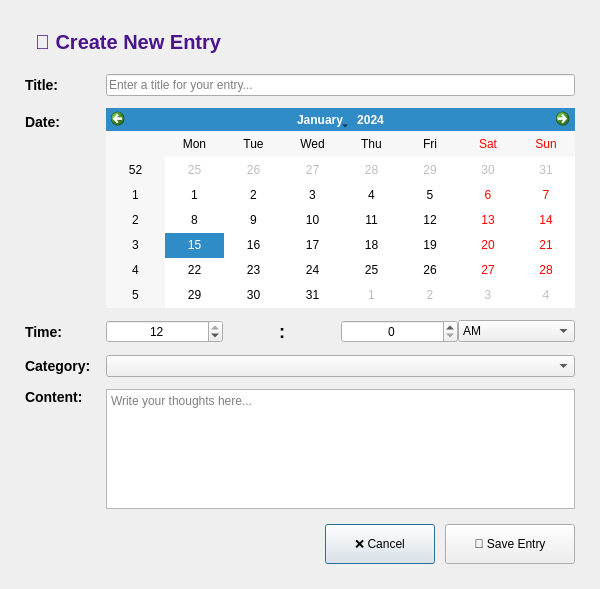
<?xml version="1.0" encoding="UTF-8"?>
<ui version="4.0">
	<class>AddEntryDialog</class>
	<widget class="QDialog" name="AddEntryDialog">
		<property name="geometry">
			<rect>
				<x>0</x>
				<y>0</y>
				<width>600</width>
				<height>550</height>
			</rect>
		</property>
		<property name="windowTitle">
			<string>✨ Add Diary Entry</string>
		</property>
		<layout class="QVBoxLayout" name="verticalLayout">
			<property name="spacing">
				<number>15</number>
			</property>
			<property name="leftMargin">
				<number>25</number>
			</property>
			<property name="topMargin">
				<number>25</number>
			</property>
			<property name="rightMargin">
				<number>25</number>
			</property>
			<property name="bottomMargin">
				<number>25</number>
			</property>

			<item>
				<widget class="QLabel" name="lblDialogTitle">
					<property name="text">
						<string>📝 Create New Entry</string>
					</property>
					<property name="styleSheet">
						<string notr="true">font-size:20px; font-weight:bold; color:#4A148C; padding:5px;</string>
					</property>
				</widget>
			</item>

			<item>
				<layout class="QFormLayout" name="formLayout">
					<property name="horizontalSpacing">
						<number>15</number>
					</property>
					<property name="verticalSpacing">
						<number>12</number>
					</property>

					<item row="0" column="0">
						<widget class="QLabel" name="labelTitle">
							<property name="text">
								<string>Title:</string>
							</property>
							<property name="styleSheet">
								<string notr="true">font-weight:600; font-size:14px;</string>
							</property>
						</widget>
					</item>
					<item row="0" column="1">
						<widget class="QLineEdit" name="txtTitle">
							<property name="placeholderText">
								<string>Enter a title for your entry...</string>
							</property>
							<property name="minimumHeight">
								<number>40</number>
							</property>
						</widget>
					</item>

					<item row="1" column="0">
						<widget class="QLabel" name="labelDate">
							<property name="text">
								<string>Date:</string>
							</property>
							<property name="styleSheet">
								<string notr="true">font-weight:600; font-size:14px;</string>
							</property>
						</widget>
					</item>
					<item row="1" column="1">
						<widget class="QCalendarWidget" name="calendar">
							<property name="minimumSize">
								<size>
									<width>0</width>
									<height>200</height>
								</size>
							</property>
						</widget>
					</item>

					<item row="2" column="0">
						<widget class="QLabel" name="labelTime">
							<property name="text">
								<string>Time:</string>
							</property>
							<property name="styleSheet">
								<string notr="true">font-weight:600; font-size:14px;</string>
							</property>
						</widget>
					</item>
					<item row="2" column="1">
						<layout class="QHBoxLayout" name="timeLayout">
							<item>
								<widget class="QSpinBox" name="spinHour">
									<property name="minimumHeight">
										<number>35</number>
									</property>
									<property name="minimum">
										<number>1</number>
									</property>
									<property name="maximum">
										<number>12</number>
									</property>
									<property name="value">
										<number>12</number>
									</property>
									<property name="alignment">
										<set>Qt::AlignCenter</set>
									</property>
								</widget>
							</item>
							<item>
								<widget class="QLabel" name="lblColon">
									<property name="text">
										<string>:</string>
									</property>
									<property name="alignment">
										<set>Qt::AlignCenter</set>
									</property>
									<property name="styleSheet">
										<string notr="true">font-size:18px; font-weight:bold;</string>
									</property>
								</widget>
							</item>
							<item>
								<widget class="QSpinBox" name="spinMinute">
									<property name="minimumHeight">
										<number>35</number>
									</property>
									<property name="minimum">
										<number>0</number>
									</property>
									<property name="maximum">
										<number>59</number>
									</property>
									<property name="value">
										<number>0</number>
									</property>
									<property name="alignment">
										<set>Qt::AlignCenter</set>
									</property>
								</widget>
							</item>
							<item>
								<widget class="QComboBox" name="cmbAMPM">
									<property name="minimumHeight">
										<number>35</number>
									</property>
									<item>
										<property name="text">
											<string>AM</string>
										</property>
									</item>
									<item>
										<property name="text">
											<string>PM</string>
										</property>
									</item>
								</widget>
							</item>
						</layout>
					</item>

					<item row="3" column="0">
						<widget class="QLabel" name="labelCategory">
							<property name="text">
								<string>Category:</string>
							</property>
							<property name="styleSheet">
								<string notr="true">font-weight:600; font-size:14px;</string>
							</property>
						</widget>
					</item>
					<item row="3" column="1">
						<widget class="QComboBox" name="cmbCategory">
							<property name="minimumHeight">
								<number>35</number>
							</property>
						</widget>
					</item>

					<item row="4" column="0">
						<widget class="QLabel" name="labelContent">
							<property name="text">
								<string>Content:</string>
							</property>
							<property name="styleSheet">
								<string notr="true">font-weight:600; font-size:14px;</string>
							</property>
							<property name="alignment">
								<set>Qt::AlignTop</set>
							</property>
						</widget>
					</item>
					<item row="4" column="1">
						<widget class="QTextEdit" name="txtContent">
							<property name="minimumSize">
								<size>
									<width>0</width>
									<height>120</height>
								</size>
							</property>
							<property name="placeholderText">
								<string>Write your thoughts here...</string>
							</property>
						</widget>
					</item>
				</layout>
			</item>

			<item>
				<layout class="QHBoxLayout" name="buttonLayout">
					<property name="spacing">
						<number>10</number>
					</property>
					<item>
						<spacer name="spacer1">
							<property name="orientation">
								<enum>Qt::Horizontal</enum>
							</property>
							<property name="sizeHint" stdset="0">
								<size>
									<width>40</width>
									<height>20</height>
								</size>
							</property>
						</spacer>
					</item>
					<item>
						<widget class="QPushButton" name="btnCancel">
							<property name="text">
								<string>❌ Cancel</string>
							</property>
							<property name="minimumSize">
								<size>
									<width>110</width>
									<height>40</height>
								</size>
							</property>
							<property name="styleSheet">
								<string notr="true">
									background: qlineargradient(x1:0, y1:0, x2:0, y2:1,
									stop:0 #CCCCCC, stop:1 #999999);
								</string>
							</property>
						</widget>
					</item>
					<item>
						<widget class="QPushButton" name="btnSave">
							<property name="text">
								<string>💾 Save Entry</string>
							</property>
							<property name="minimumSize">
								<size>
									<width>130</width>
									<height>40</height>
								</size>
							</property>
						</widget>
					</item>
				</layout>
			</item>
		</layout>
	</widget>
	<resources/>
	<connections/>
</ui>
